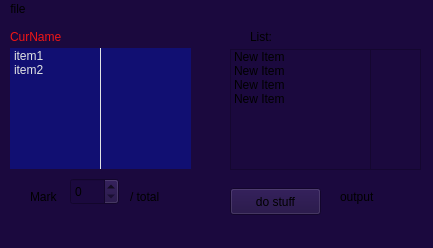
<?xml version="1.0" encoding="UTF-8"?>
<ui version="4.0">
 <class>MainWindow</class>
 <widget class="QMainWindow" name="MainWindow">
  <property name="geometry">
   <rect>
    <x>0</x>
    <y>0</y>
    <width>433</width>
    <height>248</height>
   </rect>
  </property>
  <property name="baseSize">
   <size>
    <width>5</width>
    <height>5</height>
   </size>
  </property>
  <property name="windowTitle">
   <string>MainWindow</string>
  </property>
  <property name="styleSheet">
   <string notr="true">background-color: rgb(27, 9, 62);
alternate-background-color: rgb(220, 213, 226);</string>
  </property>
  <widget class="QWidget" name="centralWidget">
   <widget class="QPushButton" name="pushButton">
    <property name="geometry">
     <rect>
      <x>230</x>
      <y>169</y>
      <width>91</width>
      <height>27</height>
     </rect>
    </property>
    <property name="text">
     <string>do stuff</string>
    </property>
   </widget>
   <widget class="QLabel" name="label_3">
    <property name="geometry">
     <rect>
      <x>340</x>
      <y>169</y>
      <width>201</width>
      <height>17</height>
     </rect>
    </property>
    <property name="text">
     <string>output</string>
    </property>
   </widget>
   <widget class="QLabel" name="label_4">
    <property name="geometry">
     <rect>
      <x>250</x>
      <y>9</y>
      <width>91</width>
      <height>17</height>
     </rect>
    </property>
    <property name="text">
     <string>List:</string>
    </property>
   </widget>
   <widget class="QListWidget" name="listWidget">
    <property name="geometry">
     <rect>
      <x>230</x>
      <y>30</y>
      <width>141</width>
      <height>121</height>
     </rect>
    </property>
    <property name="autoFillBackground">
     <bool>false</bool>
    </property>
    <item>
     <property name="text">
      <string>New Item</string>
     </property>
    </item>
    <item>
     <property name="text">
      <string>New Item</string>
     </property>
    </item>
    <item>
     <property name="text">
      <string>New Item</string>
     </property>
    </item>
    <item>
     <property name="text">
      <string>New Item</string>
     </property>
    </item>
   </widget>
   <widget class="QWidget" name="widget" native="true">
    <property name="geometry">
     <rect>
      <x>0</x>
      <y>-1</y>
      <width>211</width>
      <height>231</height>
     </rect>
    </property>
    <property name="baseSize">
     <size>
      <width>0</width>
      <height>0</height>
     </size>
    </property>
    <property name="palette">
     <palette>
      <active>
       <colorrole role="WindowText">
        <brush brushstyle="SolidPattern">
         <color alpha="255">
          <red>0</red>
          <green>0</green>
          <blue>0</blue>
         </color>
        </brush>
       </colorrole>
       <colorrole role="Button">
        <brush brushstyle="SolidPattern">
         <color alpha="255">
          <red>27</red>
          <green>9</green>
          <blue>62</blue>
         </color>
        </brush>
       </colorrole>
       <colorrole role="Light">
        <brush brushstyle="SolidPattern">
         <color alpha="255">
          <red>255</red>
          <green>254</green>
          <blue>178</blue>
         </color>
        </brush>
       </colorrole>
       <colorrole role="Midlight">
        <brush brushstyle="SolidPattern">
         <color alpha="255">
          <red>254</red>
          <green>252</green>
          <blue>115</blue>
         </color>
        </brush>
       </colorrole>
       <colorrole role="Dark">
        <brush brushstyle="SolidPattern">
         <color alpha="255">
          <red>127</red>
          <green>125</green>
          <blue>26</blue>
         </color>
        </brush>
       </colorrole>
       <colorrole role="Mid">
        <brush brushstyle="SolidPattern">
         <color alpha="255">
          <red>169</red>
          <green>167</green>
          <blue>34</blue>
         </color>
        </brush>
       </colorrole>
       <colorrole role="Text">
        <brush brushstyle="SolidPattern">
         <color alpha="255">
          <red>0</red>
          <green>0</green>
          <blue>0</blue>
         </color>
        </brush>
       </colorrole>
       <colorrole role="BrightText">
        <brush brushstyle="SolidPattern">
         <color alpha="255">
          <red>255</red>
          <green>255</green>
          <blue>255</blue>
         </color>
        </brush>
       </colorrole>
       <colorrole role="ButtonText">
        <brush brushstyle="SolidPattern">
         <color alpha="255">
          <red>0</red>
          <green>0</green>
          <blue>0</blue>
         </color>
        </brush>
       </colorrole>
       <colorrole role="Base">
        <brush brushstyle="SolidPattern">
         <color alpha="255">
          <red>27</red>
          <green>9</green>
          <blue>62</blue>
         </color>
        </brush>
       </colorrole>
       <colorrole role="Window">
        <brush brushstyle="SolidPattern">
         <color alpha="255">
          <red>27</red>
          <green>9</green>
          <blue>62</blue>
         </color>
        </brush>
       </colorrole>
       <colorrole role="Shadow">
        <brush brushstyle="SolidPattern">
         <color alpha="255">
          <red>0</red>
          <green>0</green>
          <blue>0</blue>
         </color>
        </brush>
       </colorrole>
       <colorrole role="HighlightedText">
        <brush brushstyle="SolidPattern">
         <color alpha="255">
          <red>236</red>
          <green>205</green>
          <blue>205</blue>
         </color>
        </brush>
       </colorrole>
       <colorrole role="AlternateBase">
        <brush brushstyle="SolidPattern">
         <color alpha="255">
          <red>220</red>
          <green>213</green>
          <blue>226</blue>
         </color>
        </brush>
       </colorrole>
       <colorrole role="ToolTipBase">
        <brush brushstyle="SolidPattern">
         <color alpha="255">
          <red>255</red>
          <green>255</green>
          <blue>220</blue>
         </color>
        </brush>
       </colorrole>
       <colorrole role="ToolTipText">
        <brush brushstyle="SolidPattern">
         <color alpha="255">
          <red>0</red>
          <green>0</green>
          <blue>0</blue>
         </color>
        </brush>
       </colorrole>
      </active>
      <inactive>
       <colorrole role="WindowText">
        <brush brushstyle="SolidPattern">
         <color alpha="255">
          <red>0</red>
          <green>0</green>
          <blue>0</blue>
         </color>
        </brush>
       </colorrole>
       <colorrole role="Button">
        <brush brushstyle="SolidPattern">
         <color alpha="255">
          <red>27</red>
          <green>9</green>
          <blue>62</blue>
         </color>
        </brush>
       </colorrole>
       <colorrole role="Light">
        <brush brushstyle="SolidPattern">
         <color alpha="255">
          <red>255</red>
          <green>254</green>
          <blue>178</blue>
         </color>
        </brush>
       </colorrole>
       <colorrole role="Midlight">
        <brush brushstyle="SolidPattern">
         <color alpha="255">
          <red>254</red>
          <green>252</green>
          <blue>115</blue>
         </color>
        </brush>
       </colorrole>
       <colorrole role="Dark">
        <brush brushstyle="SolidPattern">
         <color alpha="255">
          <red>127</red>
          <green>125</green>
          <blue>26</blue>
         </color>
        </brush>
       </colorrole>
       <colorrole role="Mid">
        <brush brushstyle="SolidPattern">
         <color alpha="255">
          <red>169</red>
          <green>167</green>
          <blue>34</blue>
         </color>
        </brush>
       </colorrole>
       <colorrole role="Text">
        <brush brushstyle="SolidPattern">
         <color alpha="255">
          <red>0</red>
          <green>0</green>
          <blue>0</blue>
         </color>
        </brush>
       </colorrole>
       <colorrole role="BrightText">
        <brush brushstyle="SolidPattern">
         <color alpha="255">
          <red>255</red>
          <green>255</green>
          <blue>255</blue>
         </color>
        </brush>
       </colorrole>
       <colorrole role="ButtonText">
        <brush brushstyle="SolidPattern">
         <color alpha="255">
          <red>0</red>
          <green>0</green>
          <blue>0</blue>
         </color>
        </brush>
       </colorrole>
       <colorrole role="Base">
        <brush brushstyle="SolidPattern">
         <color alpha="255">
          <red>27</red>
          <green>9</green>
          <blue>62</blue>
         </color>
        </brush>
       </colorrole>
       <colorrole role="Window">
        <brush brushstyle="SolidPattern">
         <color alpha="255">
          <red>27</red>
          <green>9</green>
          <blue>62</blue>
         </color>
        </brush>
       </colorrole>
       <colorrole role="Shadow">
        <brush brushstyle="SolidPattern">
         <color alpha="255">
          <red>0</red>
          <green>0</green>
          <blue>0</blue>
         </color>
        </brush>
       </colorrole>
       <colorrole role="HighlightedText">
        <brush brushstyle="SolidPattern">
         <color alpha="255">
          <red>236</red>
          <green>205</green>
          <blue>205</blue>
         </color>
        </brush>
       </colorrole>
       <colorrole role="AlternateBase">
        <brush brushstyle="SolidPattern">
         <color alpha="255">
          <red>220</red>
          <green>213</green>
          <blue>226</blue>
         </color>
        </brush>
       </colorrole>
       <colorrole role="ToolTipBase">
        <brush brushstyle="SolidPattern">
         <color alpha="255">
          <red>255</red>
          <green>255</green>
          <blue>220</blue>
         </color>
        </brush>
       </colorrole>
       <colorrole role="ToolTipText">
        <brush brushstyle="SolidPattern">
         <color alpha="255">
          <red>0</red>
          <green>0</green>
          <blue>0</blue>
         </color>
        </brush>
       </colorrole>
      </inactive>
      <disabled>
       <colorrole role="WindowText">
        <brush brushstyle="SolidPattern">
         <color alpha="255">
          <red>127</red>
          <green>125</green>
          <blue>26</blue>
         </color>
        </brush>
       </colorrole>
       <colorrole role="Button">
        <brush brushstyle="SolidPattern">
         <color alpha="255">
          <red>27</red>
          <green>9</green>
          <blue>62</blue>
         </color>
        </brush>
       </colorrole>
       <colorrole role="Light">
        <brush brushstyle="SolidPattern">
         <color alpha="255">
          <red>255</red>
          <green>254</green>
          <blue>178</blue>
         </color>
        </brush>
       </colorrole>
       <colorrole role="Midlight">
        <brush brushstyle="SolidPattern">
         <color alpha="255">
          <red>254</red>
          <green>252</green>
          <blue>115</blue>
         </color>
        </brush>
       </colorrole>
       <colorrole role="Dark">
        <brush brushstyle="SolidPattern">
         <color alpha="255">
          <red>127</red>
          <green>125</green>
          <blue>26</blue>
         </color>
        </brush>
       </colorrole>
       <colorrole role="Mid">
        <brush brushstyle="SolidPattern">
         <color alpha="255">
          <red>169</red>
          <green>167</green>
          <blue>34</blue>
         </color>
        </brush>
       </colorrole>
       <colorrole role="Text">
        <brush brushstyle="SolidPattern">
         <color alpha="255">
          <red>127</red>
          <green>125</green>
          <blue>26</blue>
         </color>
        </brush>
       </colorrole>
       <colorrole role="BrightText">
        <brush brushstyle="SolidPattern">
         <color alpha="255">
          <red>255</red>
          <green>255</green>
          <blue>255</blue>
         </color>
        </brush>
       </colorrole>
       <colorrole role="ButtonText">
        <brush brushstyle="SolidPattern">
         <color alpha="255">
          <red>127</red>
          <green>125</green>
          <blue>26</blue>
         </color>
        </brush>
       </colorrole>
       <colorrole role="Base">
        <brush brushstyle="SolidPattern">
         <color alpha="255">
          <red>27</red>
          <green>9</green>
          <blue>62</blue>
         </color>
        </brush>
       </colorrole>
       <colorrole role="Window">
        <brush brushstyle="SolidPattern">
         <color alpha="255">
          <red>27</red>
          <green>9</green>
          <blue>62</blue>
         </color>
        </brush>
       </colorrole>
       <colorrole role="Shadow">
        <brush brushstyle="SolidPattern">
         <color alpha="255">
          <red>0</red>
          <green>0</green>
          <blue>0</blue>
         </color>
        </brush>
       </colorrole>
       <colorrole role="HighlightedText">
        <brush brushstyle="SolidPattern">
         <color alpha="255">
          <red>236</red>
          <green>205</green>
          <blue>205</blue>
         </color>
        </brush>
       </colorrole>
       <colorrole role="AlternateBase">
        <brush brushstyle="SolidPattern">
         <color alpha="255">
          <red>220</red>
          <green>213</green>
          <blue>226</blue>
         </color>
        </brush>
       </colorrole>
       <colorrole role="ToolTipBase">
        <brush brushstyle="SolidPattern">
         <color alpha="255">
          <red>255</red>
          <green>255</green>
          <blue>220</blue>
         </color>
        </brush>
       </colorrole>
       <colorrole role="ToolTipText">
        <brush brushstyle="SolidPattern">
         <color alpha="255">
          <red>0</red>
          <green>0</green>
          <blue>0</blue>
         </color>
        </brush>
       </colorrole>
      </disabled>
     </palette>
    </property>
    <property name="font">
     <font>
      <weight>75</weight>
      <bold>true</bold>
     </font>
    </property>
    <property name="styleSheet">
     <string notr="true"/>
    </property>
    <widget class="QListWidget" name="listWidget_2">
     <property name="geometry">
      <rect>
       <x>10</x>
       <y>30</y>
       <width>181</width>
       <height>121</height>
      </rect>
     </property>
     <property name="palette">
      <palette>
       <active>
        <colorrole role="WindowText">
         <brush brushstyle="SolidPattern">
          <color alpha="255">
           <red>0</red>
           <green>0</green>
           <blue>0</blue>
          </color>
         </brush>
        </colorrole>
        <colorrole role="Button">
         <brush brushstyle="SolidPattern">
          <color alpha="255">
           <red>231</red>
           <green>190</green>
           <blue>47</blue>
          </color>
         </brush>
        </colorrole>
        <colorrole role="Light">
         <brush brushstyle="SolidPattern">
          <color alpha="255">
           <red>255</red>
           <green>231</green>
           <blue>143</blue>
          </color>
         </brush>
        </colorrole>
        <colorrole role="Midlight">
         <brush brushstyle="SolidPattern">
          <color alpha="255">
           <red>243</red>
           <green>210</green>
           <blue>95</blue>
          </color>
         </brush>
        </colorrole>
        <colorrole role="Dark">
         <brush brushstyle="SolidPattern">
          <color alpha="255">
           <red>115</red>
           <green>95</green>
           <blue>23</blue>
          </color>
         </brush>
        </colorrole>
        <colorrole role="Mid">
         <brush brushstyle="SolidPattern">
          <color alpha="255">
           <red>154</red>
           <green>127</green>
           <blue>31</blue>
          </color>
         </brush>
        </colorrole>
        <colorrole role="Text">
         <brush brushstyle="SolidPattern">
          <color alpha="255">
           <red>0</red>
           <green>0</green>
           <blue>0</blue>
          </color>
         </brush>
        </colorrole>
        <colorrole role="BrightText">
         <brush brushstyle="SolidPattern">
          <color alpha="255">
           <red>255</red>
           <green>255</green>
           <blue>255</blue>
          </color>
         </brush>
        </colorrole>
        <colorrole role="ButtonText">
         <brush brushstyle="SolidPattern">
          <color alpha="255">
           <red>0</red>
           <green>0</green>
           <blue>0</blue>
          </color>
         </brush>
        </colorrole>
        <colorrole role="Base">
         <brush brushstyle="SolidPattern">
          <color alpha="255">
           <red>255</red>
           <green>255</green>
           <blue>255</blue>
          </color>
         </brush>
        </colorrole>
        <colorrole role="Window">
         <brush brushstyle="SolidPattern">
          <color alpha="255">
           <red>231</red>
           <green>190</green>
           <blue>47</blue>
          </color>
         </brush>
        </colorrole>
        <colorrole role="Shadow">
         <brush brushstyle="SolidPattern">
          <color alpha="255">
           <red>0</red>
           <green>0</green>
           <blue>0</blue>
          </color>
         </brush>
        </colorrole>
        <colorrole role="Highlight">
         <brush brushstyle="SolidPattern">
          <color alpha="255">
           <red>246</red>
           <green>187</green>
           <blue>38</blue>
          </color>
         </brush>
        </colorrole>
        <colorrole role="AlternateBase">
         <brush brushstyle="SolidPattern">
          <color alpha="255">
           <red>243</red>
           <green>222</green>
           <blue>151</blue>
          </color>
         </brush>
        </colorrole>
        <colorrole role="NoRole">
         <brush brushstyle="SolidPattern">
          <color alpha="255">
           <red>224</red>
           <green>15</green>
           <blue>15</blue>
          </color>
         </brush>
        </colorrole>
        <colorrole role="ToolTipBase">
         <brush brushstyle="SolidPattern">
          <color alpha="255">
           <red>255</red>
           <green>255</green>
           <blue>220</blue>
          </color>
         </brush>
        </colorrole>
        <colorrole role="ToolTipText">
         <brush brushstyle="SolidPattern">
          <color alpha="255">
           <red>0</red>
           <green>0</green>
           <blue>0</blue>
          </color>
         </brush>
        </colorrole>
       </active>
       <inactive>
        <colorrole role="WindowText">
         <brush brushstyle="SolidPattern">
          <color alpha="255">
           <red>0</red>
           <green>0</green>
           <blue>0</blue>
          </color>
         </brush>
        </colorrole>
        <colorrole role="Button">
         <brush brushstyle="SolidPattern">
          <color alpha="255">
           <red>231</red>
           <green>190</green>
           <blue>47</blue>
          </color>
         </brush>
        </colorrole>
        <colorrole role="Light">
         <brush brushstyle="SolidPattern">
          <color alpha="255">
           <red>255</red>
           <green>231</green>
           <blue>143</blue>
          </color>
         </brush>
        </colorrole>
        <colorrole role="Midlight">
         <brush brushstyle="SolidPattern">
          <color alpha="255">
           <red>243</red>
           <green>210</green>
           <blue>95</blue>
          </color>
         </brush>
        </colorrole>
        <colorrole role="Dark">
         <brush brushstyle="SolidPattern">
          <color alpha="255">
           <red>115</red>
           <green>95</green>
           <blue>23</blue>
          </color>
         </brush>
        </colorrole>
        <colorrole role="Mid">
         <brush brushstyle="SolidPattern">
          <color alpha="255">
           <red>154</red>
           <green>127</green>
           <blue>31</blue>
          </color>
         </brush>
        </colorrole>
        <colorrole role="Text">
         <brush brushstyle="SolidPattern">
          <color alpha="255">
           <red>0</red>
           <green>0</green>
           <blue>0</blue>
          </color>
         </brush>
        </colorrole>
        <colorrole role="BrightText">
         <brush brushstyle="SolidPattern">
          <color alpha="255">
           <red>255</red>
           <green>255</green>
           <blue>255</blue>
          </color>
         </brush>
        </colorrole>
        <colorrole role="ButtonText">
         <brush brushstyle="SolidPattern">
          <color alpha="255">
           <red>0</red>
           <green>0</green>
           <blue>0</blue>
          </color>
         </brush>
        </colorrole>
        <colorrole role="Base">
         <brush brushstyle="SolidPattern">
          <color alpha="255">
           <red>255</red>
           <green>255</green>
           <blue>255</blue>
          </color>
         </brush>
        </colorrole>
        <colorrole role="Window">
         <brush brushstyle="SolidPattern">
          <color alpha="255">
           <red>231</red>
           <green>190</green>
           <blue>47</blue>
          </color>
         </brush>
        </colorrole>
        <colorrole role="Shadow">
         <brush brushstyle="SolidPattern">
          <color alpha="255">
           <red>0</red>
           <green>0</green>
           <blue>0</blue>
          </color>
         </brush>
        </colorrole>
        <colorrole role="Highlight">
         <brush brushstyle="SolidPattern">
          <color alpha="255">
           <red>232</red>
           <green>200</green>
           <blue>57</blue>
          </color>
         </brush>
        </colorrole>
        <colorrole role="AlternateBase">
         <brush brushstyle="SolidPattern">
          <color alpha="255">
           <red>243</red>
           <green>222</green>
           <blue>151</blue>
          </color>
         </brush>
        </colorrole>
        <colorrole role="NoRole">
         <brush brushstyle="SolidPattern">
          <color alpha="255">
           <red>0</red>
           <green>0</green>
           <blue>0</blue>
          </color>
         </brush>
        </colorrole>
        <colorrole role="ToolTipBase">
         <brush brushstyle="SolidPattern">
          <color alpha="255">
           <red>255</red>
           <green>255</green>
           <blue>220</blue>
          </color>
         </brush>
        </colorrole>
        <colorrole role="ToolTipText">
         <brush brushstyle="SolidPattern">
          <color alpha="255">
           <red>0</red>
           <green>0</green>
           <blue>0</blue>
          </color>
         </brush>
        </colorrole>
       </inactive>
       <disabled>
        <colorrole role="WindowText">
         <brush brushstyle="SolidPattern">
          <color alpha="255">
           <red>115</red>
           <green>95</green>
           <blue>23</blue>
          </color>
         </brush>
        </colorrole>
        <colorrole role="Button">
         <brush brushstyle="SolidPattern">
          <color alpha="255">
           <red>231</red>
           <green>190</green>
           <blue>47</blue>
          </color>
         </brush>
        </colorrole>
        <colorrole role="Light">
         <brush brushstyle="SolidPattern">
          <color alpha="255">
           <red>255</red>
           <green>231</green>
           <blue>143</blue>
          </color>
         </brush>
        </colorrole>
        <colorrole role="Midlight">
         <brush brushstyle="SolidPattern">
          <color alpha="255">
           <red>243</red>
           <green>210</green>
           <blue>95</blue>
          </color>
         </brush>
        </colorrole>
        <colorrole role="Dark">
         <brush brushstyle="SolidPattern">
          <color alpha="255">
           <red>115</red>
           <green>95</green>
           <blue>23</blue>
          </color>
         </brush>
        </colorrole>
        <colorrole role="Mid">
         <brush brushstyle="SolidPattern">
          <color alpha="255">
           <red>154</red>
           <green>127</green>
           <blue>31</blue>
          </color>
         </brush>
        </colorrole>
        <colorrole role="Text">
         <brush brushstyle="SolidPattern">
          <color alpha="255">
           <red>115</red>
           <green>95</green>
           <blue>23</blue>
          </color>
         </brush>
        </colorrole>
        <colorrole role="BrightText">
         <brush brushstyle="SolidPattern">
          <color alpha="255">
           <red>255</red>
           <green>255</green>
           <blue>255</blue>
          </color>
         </brush>
        </colorrole>
        <colorrole role="ButtonText">
         <brush brushstyle="SolidPattern">
          <color alpha="255">
           <red>115</red>
           <green>95</green>
           <blue>23</blue>
          </color>
         </brush>
        </colorrole>
        <colorrole role="Base">
         <brush brushstyle="SolidPattern">
          <color alpha="255">
           <red>231</red>
           <green>190</green>
           <blue>47</blue>
          </color>
         </brush>
        </colorrole>
        <colorrole role="Window">
         <brush brushstyle="SolidPattern">
          <color alpha="255">
           <red>231</red>
           <green>190</green>
           <blue>47</blue>
          </color>
         </brush>
        </colorrole>
        <colorrole role="Shadow">
         <brush brushstyle="SolidPattern">
          <color alpha="255">
           <red>0</red>
           <green>0</green>
           <blue>0</blue>
          </color>
         </brush>
        </colorrole>
        <colorrole role="Highlight">
         <brush brushstyle="SolidPattern">
          <color alpha="255">
           <red>217</red>
           <green>217</green>
           <blue>217</blue>
          </color>
         </brush>
        </colorrole>
        <colorrole role="AlternateBase">
         <brush brushstyle="SolidPattern">
          <color alpha="255">
           <red>231</red>
           <green>190</green>
           <blue>47</blue>
          </color>
         </brush>
        </colorrole>
        <colorrole role="NoRole">
         <brush brushstyle="SolidPattern">
          <color alpha="255">
           <red>0</red>
           <green>0</green>
           <blue>0</blue>
          </color>
         </brush>
        </colorrole>
        <colorrole role="ToolTipBase">
         <brush brushstyle="SolidPattern">
          <color alpha="255">
           <red>255</red>
           <green>255</green>
           <blue>220</blue>
          </color>
         </brush>
        </colorrole>
        <colorrole role="ToolTipText">
         <brush brushstyle="SolidPattern">
          <color alpha="255">
           <red>0</red>
           <green>0</green>
           <blue>0</blue>
          </color>
         </brush>
        </colorrole>
       </disabled>
      </palette>
     </property>
     <property name="autoFillBackground">
      <bool>false</bool>
     </property>
     <property name="styleSheet">
      <string notr="true">color: rgb(225, 228, 228);
gridline-color: rgb(234, 37, 37);
selection-background-color: rgb(215, 7, 7);
selection-color: rgb(225, 5, 5);
background-color: rgb(17, 15, 114);
alternate-background-color: rgb(201, 0, 0);
border-right-color: rgba(255, 255, 255, 0);
border-top-color: rgba(255, 255, 255, 0);
border-bottom-color: rgba(255, 255, 255, 0);
border-left-color: rgb(203, 204, 214);
selection-color: rgb(250, 191, 26);</string>
     </property>
     <property name="frameShape">
      <enum>QFrame::VLine</enum>
     </property>
     <property name="frameShadow">
      <enum>QFrame::Plain</enum>
     </property>
     <item>
      <property name="text">
       <string>item1</string>
      </property>
      <property name="background">
       <brush brushstyle="NoBrush">
        <color alpha="255">
         <red>241</red>
         <green>2</green>
         <blue>2</blue>
        </color>
       </brush>
      </property>
     </item>
     <item>
      <property name="text">
       <string>item2</string>
      </property>
      <property name="background">
       <brush brushstyle="NoBrush">
        <color alpha="255">
         <red>47</red>
         <green>226</green>
         <blue>29</blue>
        </color>
       </brush>
      </property>
     </item>
    </widget>
    <widget class="QLabel" name="label_2">
     <property name="geometry">
      <rect>
       <x>10</x>
       <y>10</y>
       <width>62</width>
       <height>17</height>
      </rect>
     </property>
     <property name="styleSheet">
      <string notr="true">color: rgb(239, 21, 21);
gridline-color: rgb(255, 255, 255);</string>
     </property>
     <property name="text">
      <string>CurName</string>
     </property>
    </widget>
    <widget class="QWidget" name="widget_2" native="true">
     <property name="geometry">
      <rect>
       <x>10</x>
       <y>160</y>
       <width>171</width>
       <height>41</height>
      </rect>
     </property>
     <widget class="QLabel" name="label">
      <property name="geometry">
       <rect>
        <x>20</x>
        <y>10</y>
        <width>62</width>
        <height>17</height>
       </rect>
      </property>
      <property name="text">
       <string>Mark</string>
      </property>
     </widget>
     <widget class="QSpinBox" name="spinBox">
      <property name="geometry">
       <rect>
        <x>60</x>
        <y>0</y>
        <width>49</width>
        <height>27</height>
       </rect>
      </property>
     </widget>
     <widget class="QLabel" name="label_5">
      <property name="geometry">
       <rect>
        <x>120</x>
        <y>10</y>
        <width>62</width>
        <height>17</height>
       </rect>
      </property>
      <property name="text">
       <string>/ total</string>
      </property>
     </widget>
    </widget>
   </widget>
   <widget class="QListWidget" name="listWidget_3">
    <property name="geometry">
     <rect>
      <x>370</x>
      <y>30</y>
      <width>51</width>
      <height>121</height>
     </rect>
    </property>
   </widget>
  </widget>
  <widget class="QMenuBar" name="menuBar">
   <property name="geometry">
    <rect>
     <x>0</x>
     <y>0</y>
     <width>433</width>
     <height>25</height>
    </rect>
   </property>
   <widget class="QMenu" name="menuFile">
    <property name="title">
     <string>file</string>
    </property>
    <widget class="QMenu" name="menuNew">
     <property name="title">
      <string>new</string>
     </property>
     <addaction name="actionModule"/>
    </widget>
    <addaction name="menuNew"/>
   </widget>
   <addaction name="menuFile"/>
  </widget>
  <action name="actionModule">
   <property name="text">
    <string>Module</string>
   </property>
  </action>
 </widget>
 <layoutdefault spacing="6" margin="11"/>
 <resources/>
 <connections/>
</ui>
